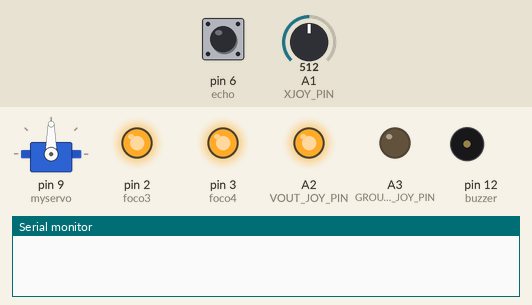
Recording of a sketch running on a simulated Arduino Uno, built with avr-gcc and run on an emulated ATmega328P. Shown: servo, output pins drawn as LEDs (lit = HIGH), buzzer (waves = sounding), the last lines printed to the serial monitor. Inputs (shaded band) come from the test bench; at power-on: A1 (XJOY_PIN) = 512, pin 6 (echo) LOW. Pins used as bus, display or sensor lines are not drawn.

Above: at 1.2 s.
1.3 s: A1 (XJOY_PIN) set to 716
At 3.0 s:
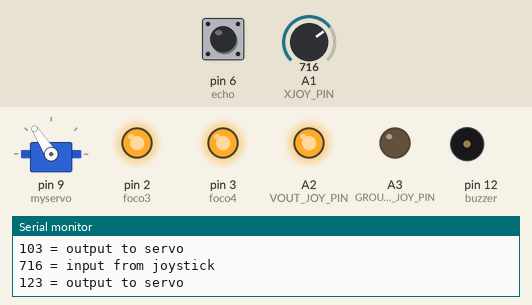
3.9 s: A1 (XJOY_PIN) set to 900
At 5.5 s:
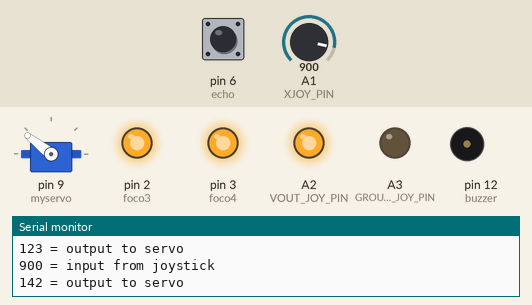
6.3 s: A1 (XJOY_PIN) set to 511
At 7.9 s:
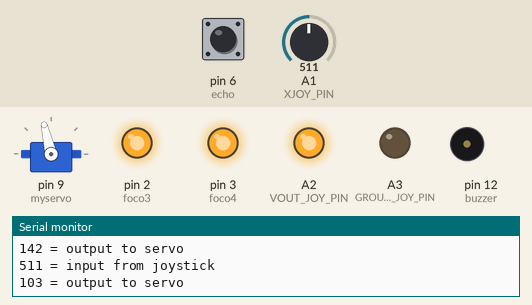
8.7 s: A1 (XJOY_PIN) set to 122
At 10.3 s:
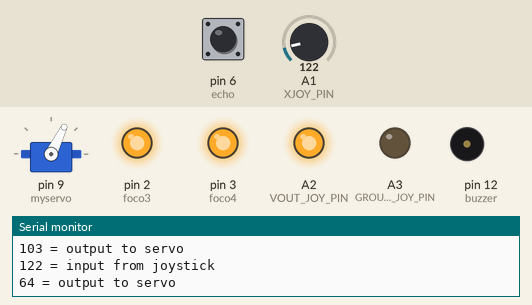
11.1 s: A1 (XJOY_PIN) set to 40
At 12.7 s:
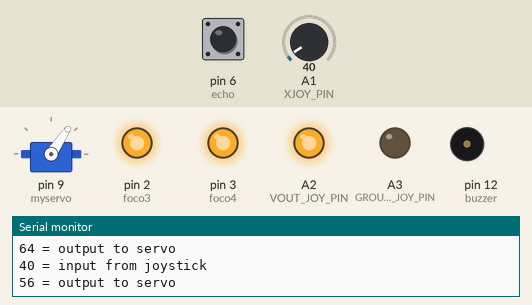
13.5 s: pin 6 (echo) pulsed HIGH 2 times (0.12 s each, 0.3 s apart)
At 14.1 s:
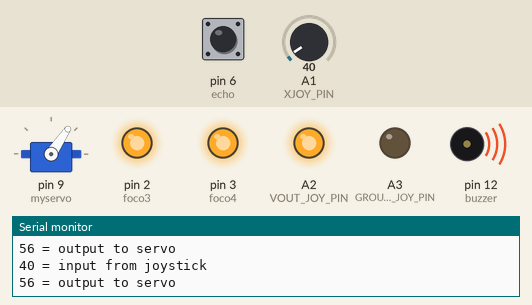
Timing chart, 0 to 17.3 s (numbered marks = the images above; inputs shaded):
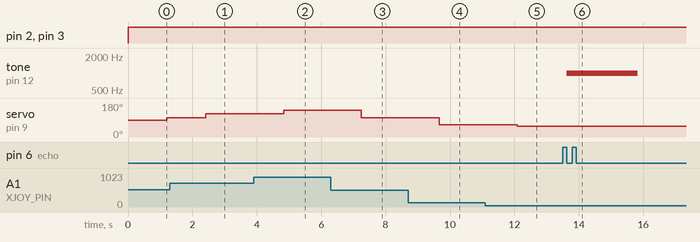

The sketch:

domotica.ino
```cpp
// puertos para el buzzer

#define trig 7

#define echo 6

#define buzzer 12

// puertos para el motor

#include <Servo.h>
#define SERVO_PIN 9
#define GROUND_JOY_PIN A3            //joystick ground pin will connect to Arduino analog pin A3
#define VOUT_JOY_PIN A2              //joystick +5 V pin will connect to Arduino analog pin A2
#define XJOY_PIN A1                  //X axis reading from joystick will go into analog pin A1
Servo myservo;

//puertos focos led

#define foco1 0

#define foco2 1

#define foco3 2

#define foco4 3

void setup() {
  pinMode(foco1, OUTPUT);
  pinMode(foco2, OUTPUT);
  pinMode(foco3, OUTPUT);
  pinMode(foco4, OUTPUT);

  Serial.begin(9600);
  pinMode(VOUT_JOY_PIN, OUTPUT) ;    //pin A3 shall be used as output
  pinMode(GROUND_JOY_PIN, OUTPUT) ;  //pin A2 shall be used as output
  digitalWrite(VOUT_JOY_PIN, HIGH) ; //set pin A3 to high (+5V)
  digitalWrite(GROUND_JOY_PIN,LOW) ; //set pin A3 to low (ground)
  myservo.attach(9);

  pinMode(trig, OUTPUT);

  pinMode(echo, INPUT);

  pinMode(buzzer, OUTPUT);


}

// the loop function runs over and over again forever
void loop() {
  digitalWrite(foco1 , HIGH);   // turn the LED on (HIGH is the voltage level)
  digitalWrite(foco2 , HIGH);
  digitalWrite(foco3 , HIGH);
  digitalWrite(foco4 , HIGH);

  long duration, distance;

  digitalWrite(trig, LOW);

  delay(2);

  digitalWrite(trig, HIGH);

  delay(5);

  digitalWrite(trig, LOW);

  duration = pulseIn(echo, HIGH);

  distance = (duration/2)*0.0343;

  if (distance < 50)
  {
   noTone(buzzer);

  }else{
   tone(buzzer, 1000);
   delay(1000);
  }

 delay(200);
 int joystickXVal = analogRead(XJOY_PIN) ;  //read joystick input on pin A1
 Serial.print(joystickXVal);                //print the value from A1
 Serial.println(" = input from joystick");  //print "=input from joystick" next to the value
 Serial.print((joystickXVal+520)/10);       //print a from A1 calculated, scaled value
 Serial.println(" = output to servo");      //print "=output to servo" next to the value
 Serial.println() ;
 myservo.write((joystickXVal+520)/10);      //write the calculated value to the servo
}
```

Measured:
- after the input at 1.3 s, servo on pin 9 (myservo): 103° → 123° after 1.1 s
- after the input at 3.9 s, servo on pin 9 (myservo): 123° → 142° after 0.93 s
- after the input at 6.3 s, servo on pin 9 (myservo): 142° → 103° after 0.95 s
- after the input at 8.7 s, servo on pin 9 (myservo): 103° → 64° after 0.96 s
- after the input at 11.1 s, servo on pin 9 (myservo): 64° → 56° after 0.98 s
- after the input at 13.5 s, tone on pin 12 (buzzer): silent → 1000 Hz after 0.12 s, → silent 2.2 s later
